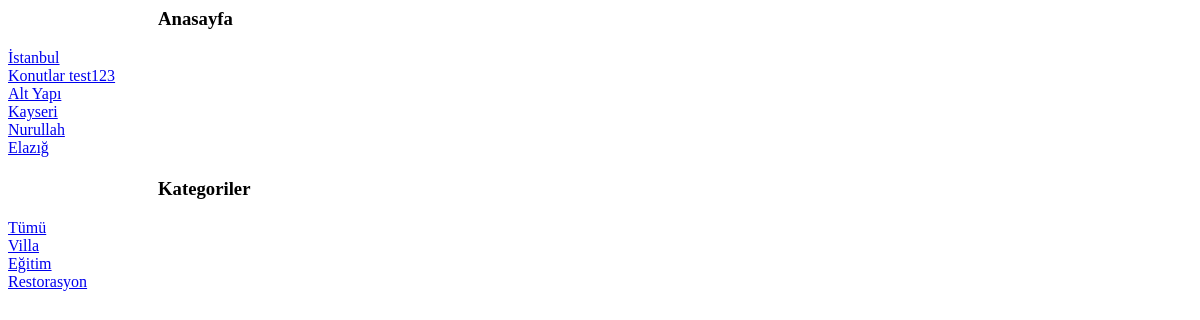
The app's page /, older data.
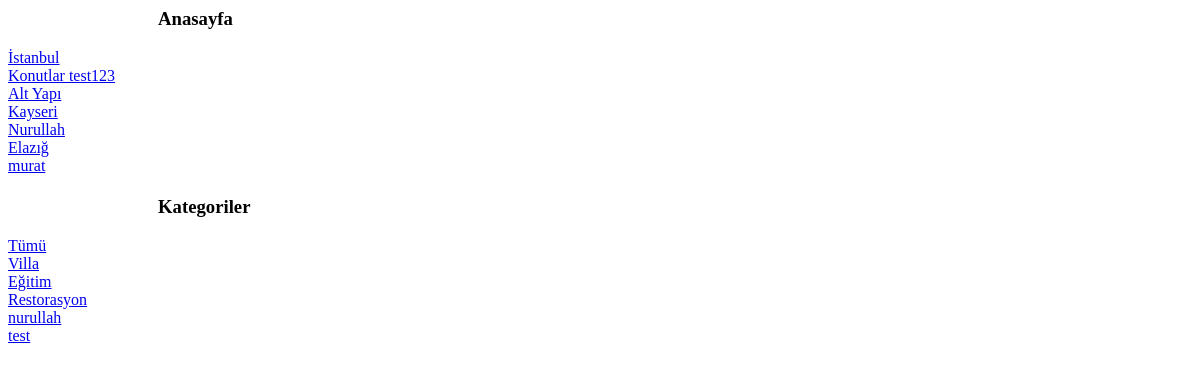
The same page, newer data.
### sayfalar/models.py (models this page shows, shortened)
class project(models.Model):
    title=models.CharField(max_length=50)
    text=models.TextField()
    img=models.CharField(max_length=50,blank=False)
    date=models.DateField(auto_now=True)
    isActive=models.BooleanField()
    slug=models.SlugField(default="",null=False,unique=True,db_index=True,blank=True)
    category=models.ForeignKey(categories,default=1, on_delete=models.CASCADE,related_name="evler")

class categories(models.Model):
    name=models.CharField(max_length=40)
    slug=models.SlugField(default="",null=False,unique=True,db_index=True,max_length=50)

### sayfalar/views.py (the view)
# urls.py: path('', views.anasayfa),
def anasayfa(request):
    project_ = project.objects.filter(isActive=True)
    kategoriler = categories.objects.all()
    return render(request,'pages/anasayfa.html',{'project':project_,'kategoriler':kategoriler})

### sayfalar/templates/pages/anasayfa.html (shortened to what this page needs)
{% block title %}
<h3 style="margin-left: 150px;">Anasayfa</h3>
{% for project_ in project %}
    <a href="/project/{{project_.slug}}">{{project_.title}}</a>
{% endfor %}
{% endblock title %}
{% include "pages/categories.html" %}

### sayfalar/templates/pages/categories.html
{% extends "layout.html" %}
{% block title %}
<h3 style="margin-left: 150px;">Kategoriler</h3>
{% for kategori in kategoriler %}
    <a href="/project/kategori/{{ kategori.slug }}">{{ kategori.name }}</a>
    <br>
{% endfor %}
{% endblock title %}

Row changes from the older to the newer data that the page shows:
added project: title "murat"
added categories: name "nurullah"
added categories: name "test"
